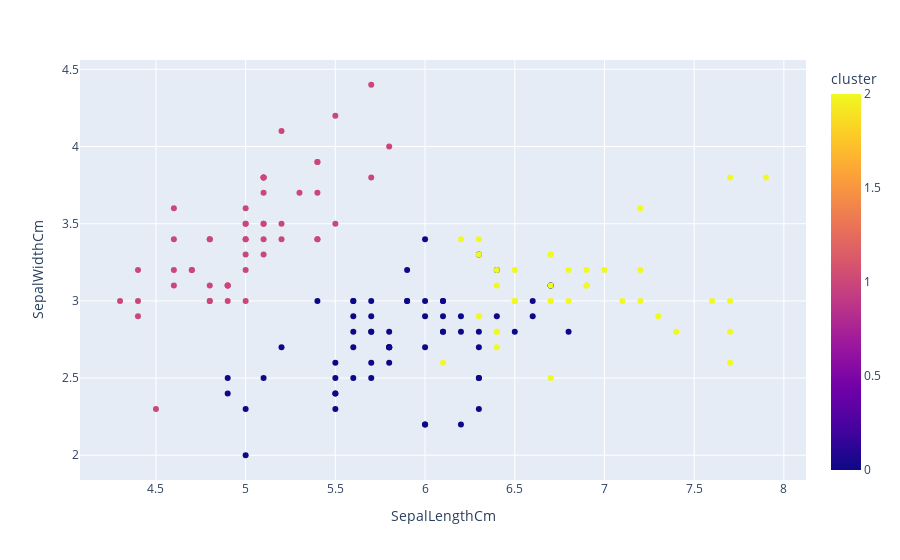

Write notebook code for a chart like this one.
### Code cell
px.scatter(data, x='SepalLengthCm', y='SepalWidthCm', color='cluster')

### Figure 1 — Plotly figure (JSON) as saved in the notebook; plotly's stock layout.template omitted (floating-point values rounded to 4 significant figures; data arrays with more than 128 entries replaced by an {"elided": "..."} marker saying what was removed)
{"data": [{"hovertemplate": "SepalLengthCm=%{x}<br>SepalWidthCm=%{y}<br>cluster=%{marker.color}<extra></extra>", "legendgroup": "", "marker": {"color": {"elided": "150 int values"}, "coloraxis": "coloraxis", "symbol": "circle"}, "mode": "markers", "name": "", "orientation": "v", "showlegend": false, "type": "scatter", "x": {"elided": "150 float values"}, "xaxis": "x", "y": {"elided": "150 float values"}, "yaxis": "y"}], "layout": {"coloraxis": {"colorbar": {"title": {"text": "cluster"}}, "colorscale": [[0, "#0d0887"], [0.1111, "#46039f"], [0.2222, "#7201a8"], [0.3333, "#9c179e"], [0.4444, "#bd3786"], [0.5556, "#d8576b"], [0.6667, "#ed7953"], [0.7778, "#fb9f3a"], [0.8889, "#fdca26"], [1, "#f0f921"]]}, "legend": {"tracegroupgap": 0}, "margin": {"t": 60}, "xaxis": {"anchor": "y", "domain": [0, 1], "title": {"text": "SepalLengthCm"}}, "yaxis": {"anchor": "x", "domain": [0, 1], "title": {"text": "SepalWidthCm"}}}}
